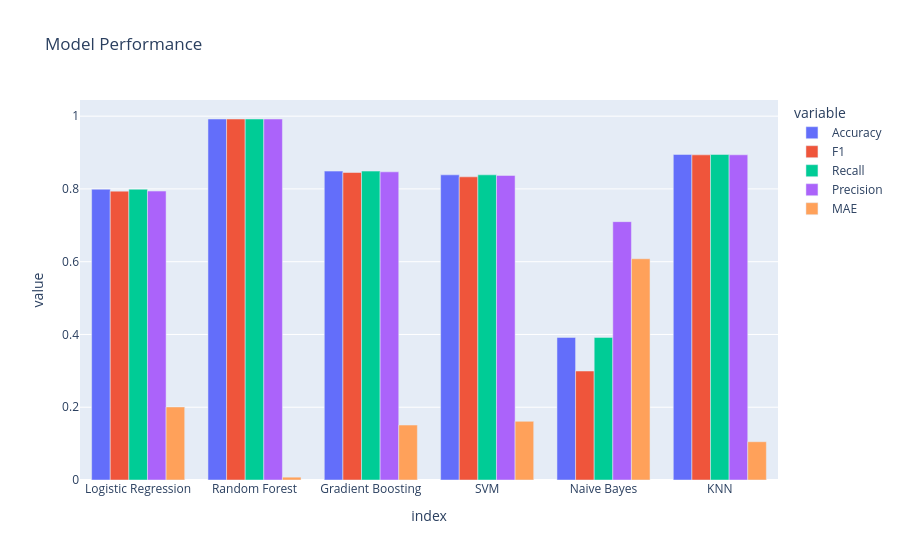

The cell this chart's notebook holds for it:
### Markdown cell above
Observation : For this study, the six classifiers—Logistic Regression, Random Forest, Gradient Boosting, SVM, Naive Bayes, and KNN—across six methods, have been developed, trained, and tested on the prepared booking data, to ensure their performance evaluation and comparison in terms of training time and prediction performance.

### Code cell
from sklearn.metrics import accuracy_score, f1_score, recall_score, precision_score, mean_absolute_error


# Features and target
X = df.drop(columns=["booking status"], errors='ignore')
y = LabelEncoder().fit_transform(df["booking status"])

# Categorical features
categorical_features = [
    "type of meal",
    "room type",
    "market segment type",
    "repeated"
]

# Numerical features
numerical_features = [
    "lead time",
    "number of adults",
    "number of children",
    "number of weekend nights",
    "number of week nights",
    "average price",
    "special requests"
]

# Preprocessing
preprocessor = ColumnTransformer([
    ("scale", StandardScaler(), numerical_features),
    ("encode", OneHotEncoder(handle_unknown="ignore"), categorical_features)
])

# Train-test split
X_train, X_test, y_train, y_test = train_test_split(preprocessor.fit_transform(X),
    y,
    test_size=0.2,
    random_state=42
)

# Models
models = {
    "Logistic Regression": LogisticRegression(),
    "Random Forest": RandomForestClassifier(),
    "Gradient Boosting": GradientBoostingClassifier(),
    "SVM": SVC(),
    "Naive Bayes": GaussianNB(),
    "KNN": KNeighborsClassifier()
}

# Store results
results = {}
for name, model in models.items():
    start = time.time()
    model.fit(X_train, y_train)
    y_pred = model.predict(X_train)
    results[name] = {
        "Accuracy": accuracy_score(y_train, y_pred),
        "F1": f1_score(y_train, y_pred, average="weighted"),
        "Recall": recall_score(y_train, y_pred, average="weighted"),
        "Precision": precision_score(y_train, y_pred, average="weighted"),
        "MAE": mean_absolute_error(y_train, y_pred),
        "Time": round(time.time() - start, 2)
    }

# Results DataFrame
results_df = pd.DataFrame(results).T
fig = pltx.bar(
    results_df,
    x=results_df.index,
    y=["Accuracy", "F1", "Recall", "Precision", "MAE"],
    title="Model Performance",
    barmode="group",
)
fig.show()

### Figure 1 — Plotly figure (JSON) as saved in the notebook; plotly's stock layout.template omitted (floating-point values rounded to 4 significant figures)
{"data": [{"alignmentgroup": "True", "hovertemplate": "variable=Accuracy<br>index=%{x}<br>value=%{y}<extra></extra>", "legendgroup": "Accuracy", "marker": {"color": "#636efa", "pattern": {"shape": ""}}, "name": "Accuracy", "offsetgroup": "Accuracy", "orientation": "v", "showlegend": true, "textposition": "auto", "type": "bar", "x": ["Logistic Regression", "Random Forest", "Gradient Boosting", "SVM", "Naive Bayes", "KNN"], "xaxis": "x", "y": [0.7992, 0.9922, 0.849, 0.8388, 0.3919, 0.8948], "yaxis": "y"}, {"alignmentgroup": "True", "hovertemplate": "variable=F1<br>index=%{x}<br>value=%{y}<extra></extra>", "legendgroup": "F1", "marker": {"color": "#EF553B", "pattern": {"shape": ""}}, "name": "F1", "offsetgroup": "F1", "orientation": "v", "showlegend": true, "textposition": "auto", "type": "bar", "x": ["Logistic Regression", "Random Forest", "Gradient Boosting", "SVM", "Naive Bayes", "KNN"], "xaxis": "x", "y": [0.794, 0.9922, 0.8452, 0.8332, 0.2995, 0.8937], "yaxis": "y"}, {"alignmentgroup": "True", "hovertemplate": "variable=Recall<br>index=%{x}<br>value=%{y}<extra></extra>", "legendgroup": "Recall", "marker": {"color": "#00cc96", "pattern": {"shape": ""}}, "name": "Recall", "offsetgroup": "Recall", "orientation": "v", "showlegend": true, "textposition": "auto", "type": "bar", "x": ["Logistic Regression", "Random Forest", "Gradient Boosting", "SVM", "Naive Bayes", "KNN"], "xaxis": "x", "y": [0.7992, 0.9922, 0.849, 0.8388, 0.3919, 0.8948], "yaxis": "y"}, {"alignmentgroup": "True", "hovertemplate": "variable=Precision<br>index=%{x}<br>value=%{y}<extra></extra>", "legendgroup": "Precision", "marker": {"color": "#ab63fa", "pattern": {"shape": ""}}, "name": "Precision", "offsetgroup": "Precision", "orientation": "v", "showlegend": true, "textposition": "auto", "type": "bar", "x": ["Logistic Regression", "Random Forest", "Gradient Boosting", "SVM", "Naive Bayes", "KNN"], "xaxis": "x", "y": [0.7941, 0.9922, 0.847, 0.8371, 0.7101, 0.8938], "yaxis": "y"}, {"alignmentgroup": "True", "hovertemplate": "variable=MAE<br>index=%{x}<br>value=%{y}<extra></extra>", "legendgroup": "MAE", "marker": {"color": "#FFA15A", "pattern": {"shape": ""}}, "name": "MAE", "offsetgroup": "MAE", "orientation": "v", "showlegend": true, "textposition": "auto", "type": "bar", "x": ["Logistic Regression", "Random Forest", "Gradient Boosting", "SVM", "Naive Bayes", "KNN"], "xaxis": "x", "y": [0.2008, 0.007786, 0.151, 0.1612, 0.6081, 0.1052], "yaxis": "y"}], "layout": {"barmode": "group", "legend": {"title": {"text": "variable"}, "tracegroupgap": 0}, "title": {"text": "Model Performance"}, "xaxis": {"anchor": "y", "domain": [0, 1], "title": {"text": "index"}}, "yaxis": {"anchor": "x", "domain": [0, 1], "title": {"text": "value"}}}}
